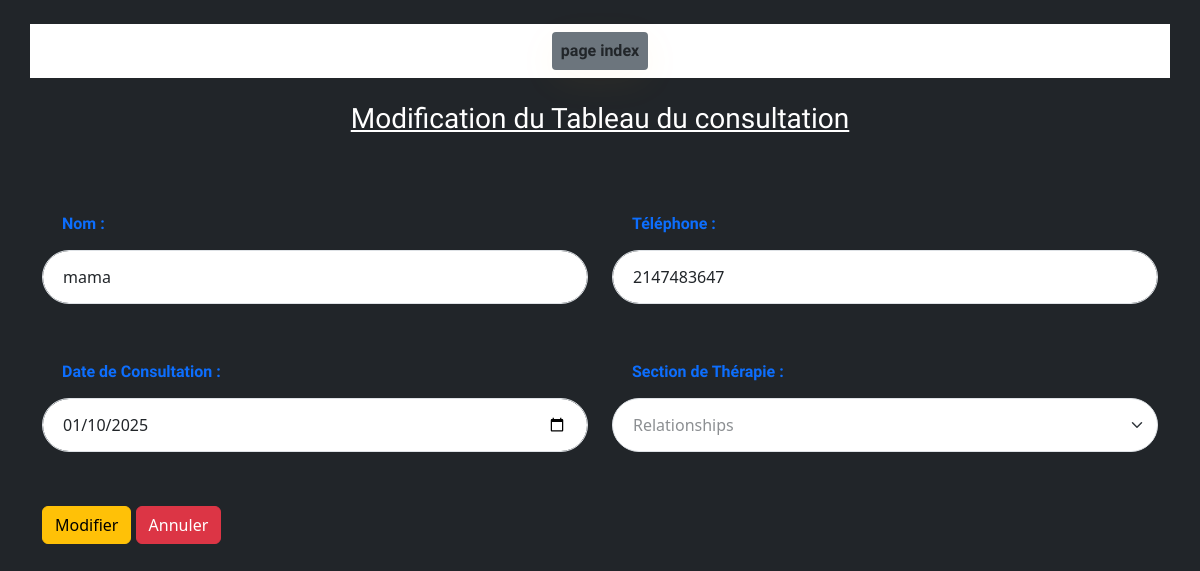
Before: /phpconsult/modification.php?ed=12 with the older database file.
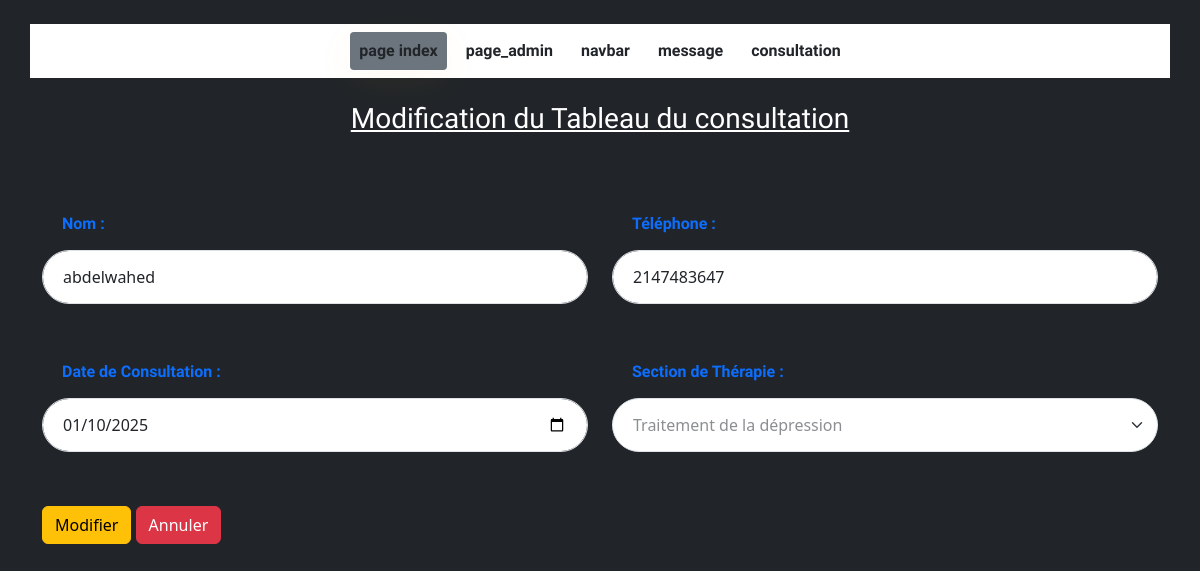
After: the same page with the newer database file.
### tables this page shows
CREATE TABLE `getconsultation` (
  `id` int(4) NOT NULL,
  `name` varchar(30) NOT NULL,
  `phone` int(10) NOT NULL,
  `date` date NOT NULL,
  `therapy` varchar(30) NOT NULL
);

CREATE TABLE `navbar_table` (
  `id` int(4) NOT NULL,
  `nav` varchar(30) NOT NULL,
  `refer` varchar(30) NOT NULL
);

### phpconsult/modification.php (the view, shortened to what this page needs)
<!doctype html>
<html lang="en">
  <head>
    <link rel="stylesheet" type="text/css" href="../assets/css/style.css">
    <link href="https://cdn.jsdelivr.net/npm/bootstrap@5.3.3/dist/css/bootstrap.min.css" rel="stylesheet">
</head>
  <body class="bg-dark">
            <nav class="container main_menu navbar navbar-expand-lg bg-white my-4">
                <div class="main_menu_inner collapse navbar-collapse justify-content-center" id="main_menu_dropdown">
                  <ul class="main_menu_list unordered_list navbar-nav">
                    <li class="anav nav-item fw-bold">
                      <a class="nav-link navbar-text bg-secondary" aria-current="page" href="http://localhost/psy/index.php">page index</a>
                    </li>
                    <?php
                      include ('../config.php');
                      $jibdata = "SELECT * FROM `navbar_table` ";
                      $dirlordre = mysqli_query($connexion,$jibdata);
                      while($starjdid = mysqli_fetch_array($dirlordre)){
                    ?>
                    <li class="anav nav-item fw-bold">
                    <a class="nav-link navbar-text " aria-current="page" href="http://localhost/psy/<?php echo $starjdid['refer']?>"><?php echo $starjdid['nav']?></a>
                    </li>
                    <?php
                    }
                    ?>
                  </ul>
                </div>
            </nav>
    <h3 class="text-white d-flex justify-content-center text-decoration-underline mb-5">Modification du Tableau du consultation</h3>
    <hr>
    <div class="container">
        <form action="edit.php" method="post">
            <div class="row">
            <?php
                include("../config.php");
                $mod = $_GET ['ed'];
                $select = "SELECT * FROM `getconsultation` WHERE id =$mod ";
                $resultat = mysqli_query($connexion,$select);
                while($row = mysqli_fetch_array($resultat)){
            ?>
                <div class="form-group col-6">
                    <label for="" class="form-label fw-bold text-primary">Nom :</label>
                    <input type="text" class="form-control" name="namedit" value="<?php echo $row['name'] ?>">
                </div>
                <div class="form-group col-6">
                    <label for="" class="form-label fw-bold text-primary">Téléphone :</label>
                    <input type="text" class="form-control" name="phonedit"  value="<?php echo $row['phone'] ?>">
                </div>
                <div class="form-group col-6">
                    <label for="" class="form-label fw-bold text-primary">Date de Consultation :</label>
                    <input type="date" class="form-control" name="datedit"  value="<?php echo $row['date'] ?>">
                </div>
                <div class="form-group col-6">
                    <label for="" class="form-label fw-bold text-primary">Section de Thérapie :</label>
                    <select class="form-select"  name="terapyedit"  >
                            <option selected><?php echo $row['therapy'] ?></option>
                    </select>
                </div>
            <?php
            }
            ?>
            </div>
            <div class="form-group my-4">
                <input type="submit" value="Modifier" class="btn btn-warning" name="modification">
                <a href="index.php" type="button" class="btn btn-danger" >Annuler</a>
            </div>
        </form>
    </div>
  </body>
</html>

Changed rows visible on the page:
added navbar_table: nav "page_admin"
added navbar_table: nav "navbar"
added navbar_table: nav "message"
added navbar_table: nav "consultation"
changed getconsultation: namedit "mama" → "abdelwahed"; terapyedit "Relationships" → "Traitement de la dépression"
